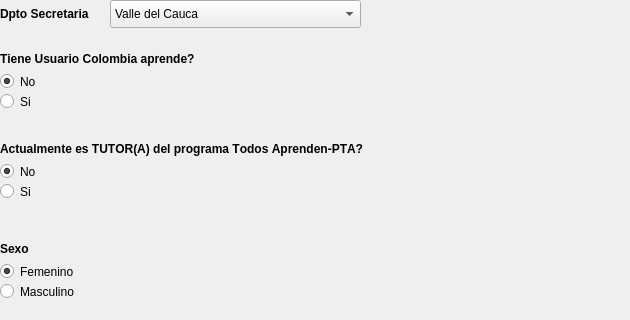
      <widget class="QWidget" name="tab">
       <attribute name="title">
        <string>Adicionales 2</string>
       </attribute>
       <widget class="QLabel" name="label_46">
        <property name="geometry">
         <rect>
          <x>0</x>
          <y>0</y>
          <width>111</width>
          <height>28</height>
         </rect>
        </property>
        <property name="font">
         <font>
          <weight>75</weight>
          <bold>true</bold>
         </font>
        </property>
        <property name="text">
         <string>Dpto Secretaria</string>
        </property>
       </widget>
       <widget class="QWidget" name="panelSexo" native="true">
        <property name="geometry">
         <rect>
          <x>0</x>
          <y>230</y>
          <width>241</width>
          <height>81</height>
         </rect>
        </property>
        <widget class="QLabel" name="label_47">
         <property name="geometry">
          <rect>
           <x>0</x>
           <y>10</y>
           <width>51</width>
           <height>17</height>
          </rect>
         </property>
         <property name="font">
          <font>
           <weight>75</weight>
           <bold>true</bold>
           <strikeout>false</strikeout>
           <kerning>false</kerning>
          </font>
         </property>
         <property name="text">
          <string>Sexo</string>
         </property>
        </widget>
        <widget class="QRadioButton" name="femenino">
         <property name="geometry">
          <rect>
           <x>0</x>
           <y>30</y>
           <width>106</width>
           <height>23</height>
          </rect>
         </property>
         <property name="text">
          <string>Femenino</string>
         </property>
         <property name="checked">
          <bool>true</bool>
         </property>
        </widget>
        <widget class="QRadioButton" name="masculino">
         <property name="geometry">
          <rect>
           <x>0</x>
           <y>50</y>
           <width>106</width>
           <height>23</height>
          </rect>
         </property>
         <property name="text">
          <string>Masculino</string>
         </property>
        </widget>
       </widget>
       <widget class="QWidget" name="panelSexo_2" native="true">
        <property name="geometry">
         <rect>
          <x>0</x>
          <y>40</y>
          <width>621</width>
          <height>81</height>
         </rect>
        </property>
        <widget class="QLabel" name="label_48">
         <property name="geometry">
          <rect>
           <x>0</x>
           <y>10</y>
           <width>221</width>
           <height>17</height>
          </rect>
         </property>
         <property name="font">
          <font>
           <weight>75</weight>
           <bold>true</bold>
           <strikeout>false</strikeout>
           <kerning>false</kerning>
          </font>
         </property>
         <property name="text">
          <string>Tiene Usuario Colombia aprende?</string>
         </property>
        </widget>
        <widget class="QRadioButton" name="col_aprendeNo">
         <property name="geometry">
          <rect>
           <x>0</x>
           <y>30</y>
           <width>106</width>
           <height>23</height>
          </rect>
         </property>
         <property name="text">
          <string>No</string>
         </property>
         <property name="checked">
          <bool>true</bool>
         </property>
        </widget>
        <widget class="QRadioButton" name="col_aprendeSi">
         <property name="geometry">
          <rect>
           <x>0</x>
           <y>50</y>
           <width>106</width>
           <height>23</height>
          </rect>
         </property>
         <property name="text">
          <string>Si</string>
         </property>
        </widget>
        <widget class="QWidget" name="panelSexo_3" native="true">
         <property name="geometry">
          <rect>
           <x>210</x>
           <y>70</y>
           <width>351</width>
           <height>81</height>
          </rect>
         </property>
         <widget class="QLabel" name="label_49">
          <property name="geometry">
           <rect>
            <x>0</x>
            <y>10</y>
            <width>221</width>
            <height>17</height>
           </rect>
          </property>
          <property name="font">
           <font>
            <weight>75</weight>
            <bold>true</bold>
            <strikeout>false</strikeout>
            <kerning>false</kerning>
           </font>
          </property>
          <property name="text">
           <string>Tiene Usuario Colombia aprende?</string>
          </property>
         </widget>
         <widget class="QRadioButton" name="femenino_3">
          <property name="geometry">
           <rect>
            <x>0</x>
            <y>30</y>
            <width>106</width>
            <height>23</height>
           </rect>
          </property>
          <property name="text">
           <string>No</string>
          </property>
         </widget>
         <widget class="QRadioButton" name="masculino_3">
          <property name="geometry">
           <rect>
            <x>0</x>
            <y>50</y>
            <width>106</width>
            <height>23</height>
           </rect>
          </property>
          <property name="text">
           <string>Si</string>
          </property>
         </widget>
        </widget>
       </widget>
       <widget class="QWidget" name="panelSexo_4" native="true">
        <property name="geometry">
         <rect>
          <x>0</x>
          <y>130</y>
          <width>621</width>
          <height>81</height>
         </rect>
        </property>
        <widget class="QLabel" name="label_50">
         <property name="geometry">
          <rect>
           <x>0</x>
           <y>10</y>
           <width>431</width>
           <height>17</height>
          </rect>
         </property>
         <property name="font">
          <font>
           <weight>75</weight>
           <bold>true</bold>
           <strikeout>false</strikeout>
           <kerning>false</kerning>
          </font>
         </property>
         <property name="text">
          <string>Actualmente es TUTOR(A) del programa Todos Aprenden-PTA?</string>
         </property>
        </widget>
        <widget class="QRadioButton" name="tutorNo">
         <property name="geometry">
          <rect>
           <x>0</x>
           <y>30</y>
           <width>106</width>
           <height>23</height>
          </rect>
         </property>
         <property name="text">
          <string>No</string>
         </property>
         <property name="checked">
          <bool>true</bool>
         </property>
        </widget>
        <widget class="QRadioButton" name="tutorSi">
         <property name="geometry">
          <rect>
           <x>0</x>
           <y>50</y>
           <width>106</width>
           <height>23</height>
          </rect>
         </property>
         <property name="text">
          <string>Si</string>
         </property>
        </widget>
        <widget class="QWidget" name="panelSexo_5" native="true">
         <property name="geometry">
          <rect>
           <x>210</x>
           <y>70</y>
           <width>351</width>
           <height>81</height>
          </rect>
         </property>
         <widget class="QLabel" name="label_51">
          <property name="geometry">
           <rect>
            <x>0</x>
            <y>10</y>
            <width>221</width>
            <height>17</height>
           </rect>
          </property>
          <property name="font">
           <font>
            <weight>75</weight>
            <bold>true</bold>
            <strikeout>false</strikeout>
            <kerning>false</kerning>
           </font>
          </property>
          <property name="text">
           <string>Tiene Usuario Colombia aprende?</string>
          </property>
         </widget>
         <widget class="QRadioButton" name="femenino_5">
          <property name="geometry">
           <rect>
            <x>0</x>
            <y>30</y>
            <width>106</width>
            <height>23</height>
           </rect>
          </property>
          <property name="text">
           <string>No</string>
          </property>
         </widget>
         <widget class="QRadioButton" name="masculino_5">
          <property name="geometry">
           <rect>
            <x>0</x>
            <y>50</y>
            <width>106</width>
            <height>23</height>
           </rect>
          </property>
          <property name="text">
           <string>Si</string>
          </property>
         </widget>
        </widget>
       </widget>
       <widget class="QComboBox" name="txtsecretaria">
        <property name="geometry">
         <rect>
          <x>110</x>
          <y>0</y>
          <width>251</width>
          <height>28</height>
         </rect>
        </property>
        <item>
         <property name="text">
          <string>Valle del Cauca</string>
         </property>
        </item>
        <item>
         <property name="text">
          <string>Cauca</string>
         </property>
        </item>
        <item>
         <property name="text">
          <string>Narino</string>
         </property>
        </item>
        <item>
         <property name="text">
          <string>Tolima</string>
         </property>
        </item>
        <item>
         <property name="text">
          <string>Huila</string>
         </property>
        </item>
        <item>
         <property name="text">
          <string>Caqueta</string>
         </property>
        </item>
        <item>
         <property name="text">
          <string>Putumayo</string>
         </property>
        </item>
        <item>
         <property name="text">
          <string>Amazonas</string>
         </property>
        </item>
       </widget>
      </widget>
